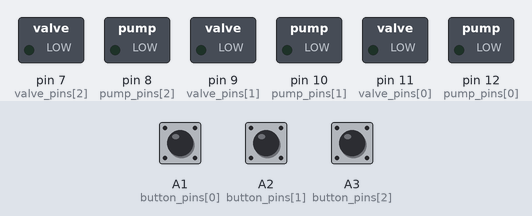
A sketch run on a simulated Arduino Uno, built with avr-gcc and run on an emulated ATmega328P. Shown: switched loads named in the sketch (green lamp = pin HIGH). Inputs (shaded band) come from the test bench; at power-on: A1 (button_pins[0]) LOW, A2 (button_pins[1]) LOW, A3 (button_pins[2]) LOW.

Above: at 1.2 s.
1.3 s: A1 (button_pins[0]) pulled HIGH for 0.15 s
At 1.37 s:
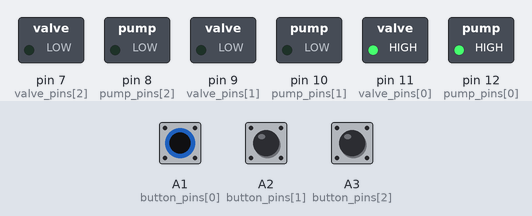
2.9 s: A2 (button_pins[1]) pulled HIGH for 0.15 s
At 2.97 s:
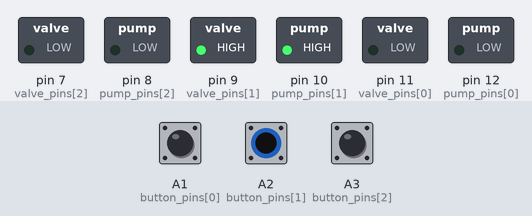
4.5 s: A3 (button_pins[2]) pulled HIGH for 0.15 s
At 4.57 s:
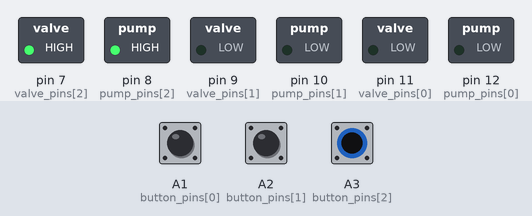
6.1 s: A3 (button_pins[2]) pulled HIGH for 3.2 s
At 10.4 s:
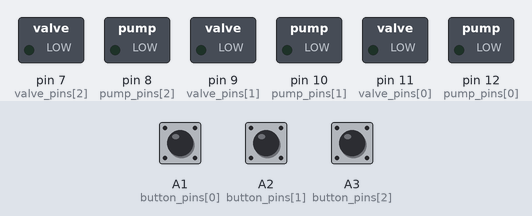
10.8 s: A1 (button_pins[0]) pulled HIGH for 3.2 s
At 11.5 s:
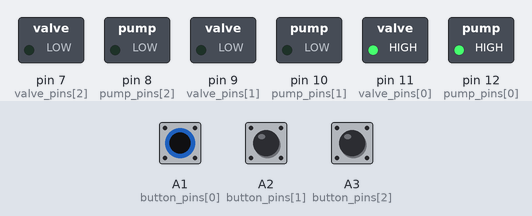
15.5 s: A1 (button_pins[0]) driven HIGH and A2 (button_pins[1]) driven HIGH
At 16.3 s:
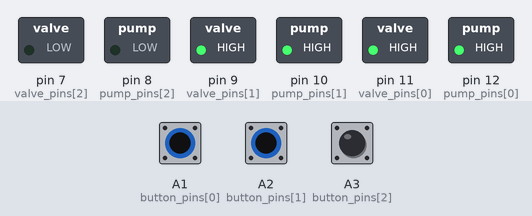
Timing chart, 0 to 18.0 s (numbered marks = the images above; inputs shaded):
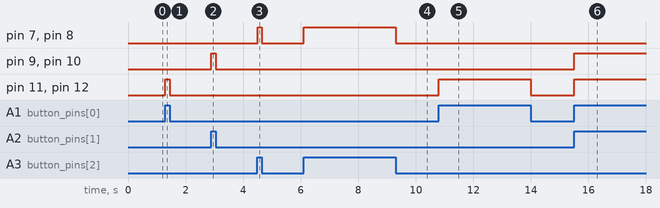

The sketch:

pneu_tentacle.ino
```cpp
int t1 = 0;   // declares variable t1
int t2 = 0;   // declares variable t2

int incomingByte = 0; // for incoming serial data
const int BUFFER_SIZE = 3;
char buf[BUFFER_SIZE];

bool val;
int n_bytes;

//int A_on = A1;
//int A_pump = 12;
//int A_valve = 11;

static const uint8_t button_pins[] = {A1,A2,A3};
int valve_pins[] = {11, 9, 7};
int pump_pins[] = {12, 10, 8};
int button_vals[3];

void setup() {
  //Serial.begin(9600);
  Serial.begin(57600);

  // Setup pins for input
  //  pinMode(A_on, INPUT);
  //  pinMode(A_pump, OUTPUT);
  //  pinMode(A_valve, OUTPUT);
  for (int i = 0; i < 3; i++) {
    pinMode(button_pins[i], INPUT);
    pinMode(valve_pins[i], OUTPUT);
    pinMode(pump_pins[i], OUTPUT);
  }

  t2= 1; //50; //100; //500;                     // duty cycle on (lower = faster deflate)
  t1= 1000-t2;                 // duty cycke off
}

void loop() {

  // BASIC PUMP ON AND OFF
  //  if(digitalRead(A_on) == HIGH){
  //    digitalWrite(A_pump, HIGH);
  //    Serial.println("high");
  //    }
  //  else{
  //   digitalWrite(A_pump, LOW);
  //   }


  // BASIC PUMP + VALVE INFLATE AND DEFLATE
  //while(digitalRead(A_on) == HIGH){   // when button pressed...
  //    digitalWrite(A_valve,LOW);      // normally open valve = open, (PNP transistor)
  //    digitalWrite(A_pump, HIGH);     // switch pump on
  //    Serial.println("inflate");
  //    }
  //
  // // when button released...
  //Serial.println("deflate");
  //digitalWrite(A_valve, HIGH);  // normally open valve = closed, (PNP transistor)
  //digitalWrite(A_pump, LOW);    // switch pump off


  // PUMP + VALVE INFLATE AND DEFLATE, PWM
  //  while(digitalRead(A_on) == HIGH){   // when button pressed...
  //      digitalWrite(A_valve,HIGH);      // normally open valve = closed, (PNP transistor)
  //      digitalWrite(A_pump, HIGH);     // switch pump on
  //      Serial.println("inflate");
  //      }
  //
  //  // when button released...
  //  Serial.println("deflate");
  //  //digitalWrite(A_valve, HIGH);  // normally open valve = open, (PNP transistor)
  //  digitalWrite(A_pump, LOW);    // switch pump off
  //  while(digitalRead(A_on) == LOW){   // when button pressed...
  //      valve_pwm();
  //      }


  // MULTIPLE PUMP + VALVE INFLATE AND DEFLATE
  for (int i = 0; i < 3; i++) {
    button_vals[i] = digitalRead(button_pins[i]);
//    Serial.print(button_vals[0]);
//    Serial.print(button_vals[1]);
//    Serial.println(button_vals[2]);
    digitalWrite(pump_pins[i], bool(button_vals[i]));
    digitalWrite(valve_pins[i], bool(button_vals[i]));
  }


//  // MULTIPLE PUMP + VALVE INFLATE AND DEFLATE, CONTORLLED BY SERIAL
//  if (Serial.available()) {
//
//    n_bytes = Serial.readBytes(buf, BUFFER_SIZE);
//    //digitalWrite(LED_BUILTIN, bool(buf[1]));   // turn the LED on (HIGH is the voltage level)
//
//    for (int i = 0; i < 3; i++){
//      //digitalWrite(LED_pins[i], bool(buf[i]));
//      if (buf[i] > 50) { val = HIGH;}
//      else{ val = LOW;}
//      //digitalWrite(LED_pins[i], val);
//      digitalWrite(pump_pins[i], val);
//      digitalWrite(valve_pins[i], val);
//      }
//    }

  //serial_control();

 }


void serial_control(){

  // MULTIPLE PUMP + VALVE INFLATE AND DEFLATE, CONTORLLED BY SERIAL
  if (Serial.available()) {

    n_bytes = Serial.readBytes(buf, BUFFER_SIZE);
    //digitalWrite(LED_BUILTIN, bool(buf[1]));   // turn the LED on (HIGH is the voltage level)

    for (int i = 0; i < 3; i++){
      //digitalWrite(LED_pins[i], bool(buf[i]));
      if (buf[i] > 50) { val = HIGH;}
      else{ val = LOW;}
      //digitalWrite(LED_pins[i], val);
      digitalWrite(pump_pins[i], val);
      digitalWrite(valve_pins[i], val);
      }
    }

}

void deflate_all(){
  for (int i = 0; i < 3; i++){
      //digitalWrite(LED_pins[i], bool(buf[i]));
      digitalWrite(pump_pins[i], LOW);
      digitalWrite(valve_pins[i], LOW);
  }
}


//
//void valve_pwm(){
//  digitalWrite(A_valve, LOW); // open release valve
//  delayMicroseconds(t1);       // waits for t1 uS
//  digitalWrite(A_valve, HIGH);  // close release valve
//  delayMicroseconds(t2);       // waits for t2 uS
//}
```

Measured:
- after the input at 1.3 s, pin 11 (valve_pins[0]), pin 12 (pump_pins[0]): LOW → HIGH at once, → LOW 0.15 s later
- after the input at 2.9 s, pin 9 (valve_pins[1]), pin 10 (pump_pins[1]): LOW → HIGH at once, → LOW 0.15 s later
- after the input at 4.5 s, pin 7 (valve_pins[2]), pin 8 (pump_pins[2]): LOW → HIGH at once, → LOW 0.15 s later
- after the input at 6.1 s, pin 7 (valve_pins[2]), pin 8 (pump_pins[2]): LOW → HIGH at once, → LOW 3.2 s later
- after the input at 10.8 s, pin 11 (valve_pins[0]), pin 12 (pump_pins[0]): LOW → HIGH at once, → LOW 3.2 s later
- after the input at 15.5 s, pin 9 (valve_pins[1]), pin 10 (pump_pins[1]), pin 11 (valve_pins[0]), pin 12 (pump_pins[0]): LOW → HIGH at once
